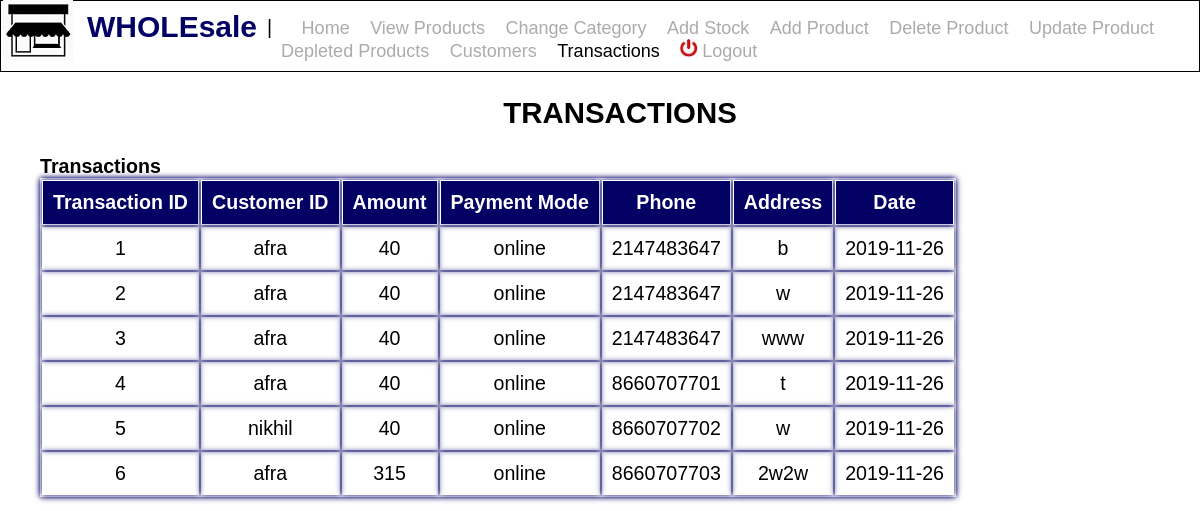
The page /transactions.php (signed in) on the database its author committed.
### tables this page shows
CREATE TABLE `transaction` (
  `transaction_id` int(11) NOT NULL,
  `transaction_amount` int(11) NOT NULL,
  `payment` varchar(20) NOT NULL,
  `phone` varchar(25) NOT NULL,
  `address` varchar(50) NOT NULL,
  `date` date NOT NULL,
  `customer_id` varchar(20) NOT NULL
);

### transactions.php (the view, shortened to what this page needs)
<!DOCTYPE html>
<html>
<head>
	<link rel='stylesheet' href="css/style.css">
</head>
<body>
        <img src="image/whole1.jpg" style="margin-left:3px;float:left"/>
	    <h1 style="float:left;color:#040165;margin:10px 10px;font-size:30px">WHOLEsale</h1>
	    <div class='asidebar'>
	    <ul>|
		   <li onclick="location.href='adminHome.php'">&nbsp;&nbsp;Home</li>
		   <li onclick="location.href='viewProducts.php'">View Products</li>
		   <li onclick="location.href='chng_category.php'">Change Category</li>
		   <li onclick="location.href='addStock.php'">Add Stock</li>
		   <li onclick="location.href='addProduct.php'">Add Product</li>
		   <li onclick="location.href='deleteProduct.php'">Delete Product</li>
		   <li onclick="location.href='updateProduct.php'">Update Product</li>
		   <li onclick="location.href='depleted.php'">Depleted Products</li>
		   <li onclick="location.href='customers.php'">Customers</li>
		   <li class='active' onclick="location.href='transactions.php'">Transactions</li>
		   <li onclick="location.href='logout.php'"><img src="image/logout.jpg" />Logout</li>
	    </ul>
	</div>
<div class='container'>
    <h2>TRANSACTIONS</h2>
	<b>Transactions</b>
		<table class='tableLarge'><tr><th>Transaction ID</th><th>Customer ID</th><th>Amount</th><th>Payment Mode</th><th>Phone</th><th>Address</th><th>Date</th></tr>
		<?php
			$conn=mysqli_connect("localhost","root","","wholesale");
			$sql="SELECT * FROM `transaction`";
			$result=mysqli_query($conn,$sql);
			while($row=mysqli_fetch_assoc($result)){
				echo "<tr><td>".$row['transaction_id']."</td><td>".$row['customer_id']."</td><td>".$row['transaction_amount']."</td><td>".$row['payment']."</td><td>".$row['phone']."</td><td>".$row['address']."</td><td>".$row['date']."</td></tr>";
			}
			echo "</table><br>";
		?>
</div>
</body>
</html>

### css/style.css (style rules this page uses)
body { margin:0; font-size:14px; font-family:arial; }
ul { margin:0px; border:1px solid black; padding-top:30px; font-size:140%; height:25px; padding:15px; padding-left:500px; }
li { margin-left:4px; padding:3px 10px; color:#ababab; display:inline; }
ul .active { color:black; }
img { margin-right:4px; }
.container { font-size:140%; }
.container h2 { text-align:center; }
.container table { box-shadow:0px 0px 6px #040165; }
.container table th { background-color:#040165; padding:10px 10px; color:#fff; border:1px solid white; box-shadow:0px 0px 6px #040165; }
.container { margin-left:40px; }
.container table td { padding:10px 10px; text-align:center; box-shadow:0px 0px 6px #040165; }
.asidebar ul { padding-bottom:30px; padding-left:1px; }
.asidebar li { font-size:92%; padding-right:1px; }

### rows shown on the page
transaction: transaction_id "1", customer "afra", transaction_amount "40", payment "online", phone "2147483647", address "b", date "2019-11-26"
transaction: transaction_id "2", customer "afra", transaction_amount "40", payment "online", phone "2147483647", address "w", date "2019-11-26"
transaction: transaction_id "3", customer "afra", transaction_amount "40", payment "online", phone "2147483647", address "www", date "2019-11-26"
transaction: transaction_id "4", customer "afra", transaction_amount "40", payment "online", phone "8660707701", address "t", date "2019-11-26"
transaction: transaction_id "5", customer "nikhil", transaction_amount "40", payment "online", phone "8660707702", address "w", date "2019-11-26"
transaction: transaction_id "6", customer "afra", transaction_amount "315", payment "online", phone "8660707703", address "2w2w", date "2019-11-26"
